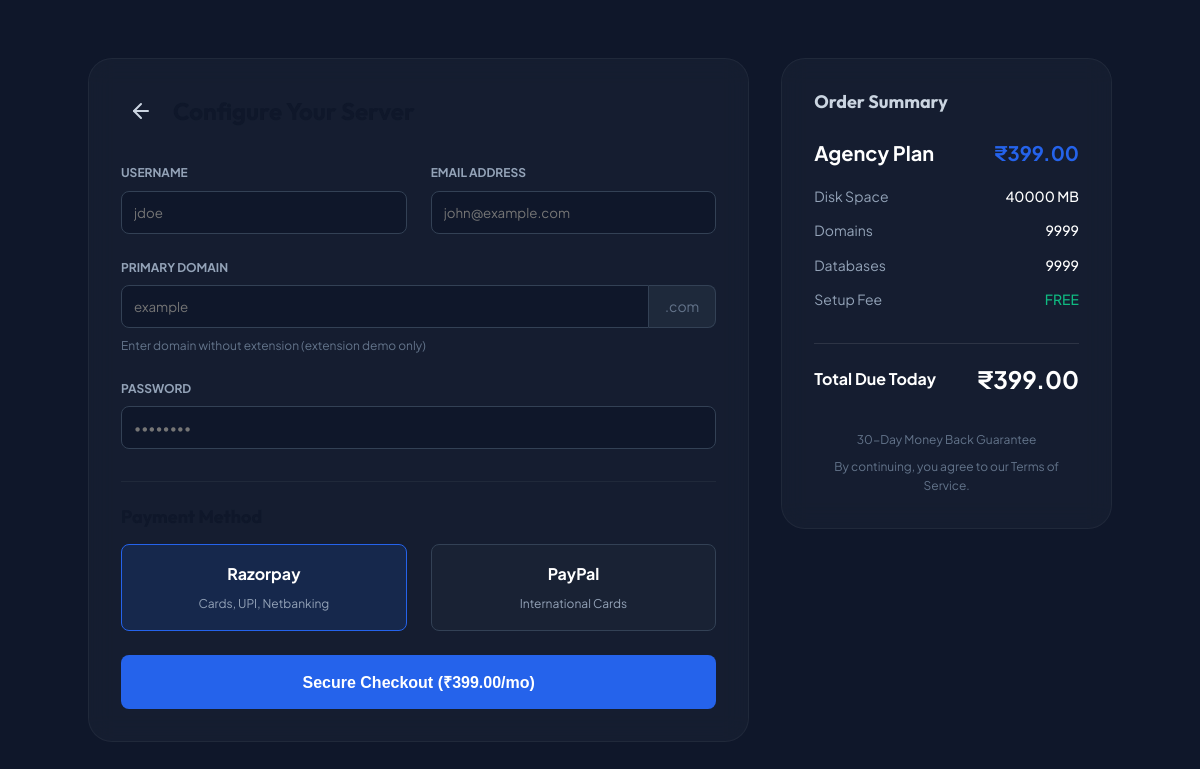
The app's page /landing/checkout.php?pkg=4 with its own data.
### tables this page shows
CREATE TABLE IF NOT EXISTS packages (
    id INT AUTO_INCREMENT PRIMARY KEY,
    name VARCHAR(100) NOT NULL,
    price DECIMAL(10,2) DEFAULT 0.00,
    disk_mb INT DEFAULT 1000,
    max_domains INT DEFAULT 1,
    max_emails INT DEFAULT 10,
    max_databases INT DEFAULT 5,
    features TEXT,
    created_at TIMESTAMP DEFAULT CURRENT_TIMESTAMP
);

### landing/checkout.php (the view, shortened to what this page needs)
<?php
require_once __DIR__ . '/../shared/config.php';
$pkg_id = $_GET['pkg'] ?? 0;
try {
    $stmt = $pdo->prepare("SELECT * FROM packages WHERE id = ?");
    $stmt->execute([$pkg_id]);
    $package = $stmt->fetch(PDO::FETCH_ASSOC);
} catch (PDOException $e) {
    $package = null;
}
?>
<!DOCTYPE html>
<html lang="en">
<head>
    <link rel="stylesheet" href="/shared/assets/css/modern-design.css">
</head>
<body>
    <div class="checkout-container">
        <div class="glass-panel-dark">
            <div style="display:flex;align-items:center;gap:0.75rem;margin-bottom:2rem;">
                <a href="index.php" class="back-btn"><i data-lucide="arrow-left"></i></a>
                <h1 style="font-size:1.5rem;font-family:'Outfit',sans-serif;font-weight:700;">Configure Your Server</h1>
            </div>
            <form id="checkoutForm">
                <div class="grid-2" style="margin-bottom:1.5rem;">
                    <div>
                        <label class="label">Username</label>
                        <input type="text" name="username" required pattern="[a-z0-9]{3,16}"
                            title="Lowercase, numbers, 3-16 chars" class="dark-input" placeholder="jdoe">
                    </div>
                    <div>
                        <label class="label">Email Address</label>
                        <input type="email" name="email" required class="dark-input" placeholder="john@example.com">
                    </div>
                </div>
                <div style="margin-bottom:1.5rem;">
                    <label class="label">Primary Domain</label>
                    <div class="domain-input-group">
                        <input type="text" name="domain" required class="dark-input" placeholder="example">
                        <span class="domain-addon">.com</span>
                    </div>
                    <p style="font-size:0.75rem;color:var(--slate-500);margin-top:0.5rem;">Enter domain without
                        extension (extension demo only)</p>
                </div>
                <div style="margin-bottom:2rem;">
                    <label class="label">Password</label>
                    <input type="password" name="password" required minlength="8" class="dark-input"
                        placeholder="••••••••">
                </div>
                <div style="border-top:1px solid rgba(255,255,255,0.05);padding-top:1.5rem;">
                    <h3 style="font-size:1.125rem;font-weight:700;margin-bottom:1rem;">Payment Method</h3>
                    <div class="grid-2">
                        <label>
                            <div class="payment-option">
                                <span style="font-weight:700;">Razorpay</span>
                                <span style="font-size:0.75rem;color:var(--slate-400);">Cards, UPI, Netbanking</span>
                            </div>
                        </label>
                        <label>
                            <div class="payment-option">
                                <span style="font-weight:700;">PayPal</span>
                                <span style="font-size:0.75rem;color:var(--slate-400);">International Cards</span>
                            </div>
                        </label>
                    </div>
                </div>
                <button type="submit" id="payBtn" class="btn-checkout">
                    Secure Checkout (₹<?= number_format($package['price'], 2) ?>/mo)
                </button>
            </form>
        </div>
        <div class="glass-panel-dark" style="height:fit-content;">
            <h3 style="font-size:1.125rem;font-weight:700;margin-bottom:1.5rem;color:var(--slate-300);">Order Summary
            </h3>
            <div style="display:flex;justify-content:space-between;align-items:center;margin-bottom:1rem;">
                <span style="font-weight:700;font-size:1.25rem;"><?= htmlspecialchars($package['name']) ?></span>
                <span
                    style="font-weight:700;font-size:1.25rem;color:var(--primary);">₹<?= number_format($package['price'], 2) ?></span>
            </div>
            <ul class="summary-list">
                <li><span>Disk Space</span> <span><?= $package['disk_mb'] ?> MB</span></li>
                <li><span>Domains</span> <span><?= $package['max_domains'] ?></span></li>
                <li><span>Databases</span> <span><?= $package['max_databases'] ?></span></li>
                <li><span>Setup Fee</span> <span class="text-emerald-400">FREE</span></li>
            </ul>
            <div
                style="border-top:1px solid rgba(255,255,255,0.1);padding-top:1rem;display:flex;justify-content:space-between;align-items:center;">
                <span style="font-weight:700;">Total Due Today</span>
                <span
                    style="font-weight:700;font-size:1.5rem;color:white;">₹<?= number_format($package['price'], 2) ?></span>
            </div>
            <div style="margin-top:2rem;font-size:0.75rem;color:var(--slate-500);text-align:center;">
                <p>30-Day Money Back Guarantee</p>
                <p style="margin-top:0.5rem;">By continuing, you agree to our Terms of Service.</p>
            </div>
        </div>
    </div>
</body>
</html>

### shared/assets/css/modern-design.css (style rules this page uses)
:root { --primary: #2563eb; --primary-hover: #1d4ed8; --primary-light: rgba(37, 99, 235, 0.1); --secondary: #4f46e5; --secondary-hover: #4338ca; --accent-purple: #7c3aed; --accent-emerald: #10b981; --accent-amber: #f59e0b; --accent-red: #ef4444; --slate-50: #f8fafc; --slate-100: #f1f5f9; --slate-200: #e2e8f0; --slate-300: #cbd5e1; --slate-400: #94a3b8; --slate-500: #64748b; --slate-600: #475569; --slate-700: #334155; --slate-800: #1e293b; --slate-900: #0f172a; --bg-body: var(--slate-50); --bg-surface: #ffffff; --bg-glass: rgba(255, 255, 255, 0.85); --text-primary: var(--slate-900); --text-secondary: var(--slate-500); --text-muted: var(--slate-400); --shadow-sm: 0 1px 2px 0 rgba(0, 0, 0, 0.05); --shadow-md: 0 4px 6px -1px rgba(0, 0, 0, 0.1), 0 2px 4px -1px rgba(0, 0, 0, 0.06); --shadow-lg: 0 10px 15px -3px rgba(0, 0, 0, 0.1), 0 4px 6px -2px rgba(0, 0, 0, 0.05); --shadow-glow: 0 0 20px rgba(37, 99, 235, 0.2); --radius-sm: 0.375rem; --radius-md: 0.5rem; --radius-lg: 1rem; --radius-xl: 1.5rem; --radius-full: 9999px; --transition-fast: 0.15s ease; --transition-normal: 0.3s ease; }
*, *::before, *::after { box-sizing: border-box; margin: 0; padding: 0; }
html { font-size: 16px; scroll-behavior: smooth; }
body { font-family: 'Plus Jakarta Sans', sans-serif; background-color: var(--bg-body); color: var(--text-primary); line-height: 1.6; -webkit-font-smoothing: antialiased; }
h1, h2, h3, h4, h5, h6 { font-family: 'Outfit', sans-serif; font-weight: 700; color: var(--text-primary); line-height: 1.2; }
a { color: var(--primary); text-decoration: none; transition: color var(--transition-fast); }

### landing/checkout.php (style rules this page uses)
body { background-color: var(--slate-900); color: var(--slate-50); min-height: 100vh; display: flex; align-items: center; justify-content: center; padding: 2.5rem 1rem; }
.checkout-container { width: 100%; max-width: 1024px; display: grid; grid-template-columns: 1fr; gap: 2rem; }
@media (min-width: 1024px) { .checkout-container { grid-template-columns: 2fr 1fr; } }
.glass-panel-dark { background: rgba(30, 41, 59, 0.4); backdrop-filter: blur(12px); border: 1px solid rgba(255, 255, 255, 0.05); border-radius: var(--radius-xl); padding: 2rem; color: white; }
.dark-input { width: 100%; background: var(--slate-900); border: 1px solid var(--slate-700); border-radius: var(--radius-md); padding: 0.75rem; color: white; outline: none; transition: all 0.3s; font-family: inherit; }
.domain-input-group { display: flex; }
.domain-input-group .dark-input { border-top-right-radius: 0; border-bottom-right-radius: 0; }
.domain-addon { background: var(--slate-800); border: 1px solid var(--slate-700); border-left: none; border-top-right-radius: var(--radius-md); border-bottom-right-radius: var(--radius-md); padding: 0 1rem; display: flex; align-items: center; color: var(--slate-500); font-size: 0.875rem; }
.payment-option { cursor: pointer; padding: 1rem; border-radius: var(--radius-md); border: 1px solid var(--slate-700); background: rgba(30, 41, 59, 0.5); text-align: center; transition: all 0.3s; display: flex; flex-direction: column; align-items: center; gap: 0.5rem; }
.payment-radio:checked+.payment-option { border-color: var(--primary); background: rgba(37, 99, 235, 0.15); }
.grid-2 { display: grid; gap: 1.5rem; }
@media (min-width: 768px) { .grid-2 { grid-template-columns: 1fr 1fr; } }
.label { display: block; font-size: 0.75rem; font-weight: 700; color: var(--slate-400); text-transform: uppercase; margin-bottom: 0.5rem; }
.back-btn { display: inline-flex; padding: 0.5rem; border-radius: var(--radius-md); color: var(--slate-300); transition: all 0.2s; }
.summary-list { list-style: none; padding: 0; margin: 0 0 2rem 0; }
.summary-list li { display: flex; justify-content: space-between; margin-bottom: 0.75rem; color: var(--slate-400); font-size: 0.875rem; }
.summary-list li span:last-child { color: white; font-weight: 500; }
.btn-checkout { width: 100%; padding: 1rem; background: var(--primary); color: white; font-weight: 700; border-radius: var(--radius-md); border: none; cursor: pointer; transition: all 0.3s; margin-top: 1.5rem; font-size: 1rem; }
.text-emerald-400 { color: var(--accent-emerald) !important; }

### records on screen
packages: price "399.00", name "Agency Plan", disk_mb "40000", max_domains "9999", max_databases "9999"
